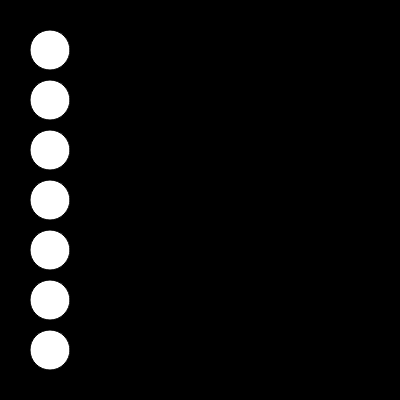
Frame 1 (no input)
Frame 60 (no input): identical to frame 1, image omitted
Frame 120 (the mouse pressed at the canvas centre since frame 60): identical to frame 1, image omitted

The p5.js sketch that drew this single still picture (run headless with seeded random() and noise() and a simulated clock; from frame 60 on, the mouse is pressed at the canvas centre):

// p5.js sketch
// ── sketch.js


function setup() {
  createCanvas(400, 400)
}

function draw() {
  background(0)
  // //draw a row of circles
  // ellipse(50, 50, 40, 40)
  // ellipse(100, 50, 40, 40)
  // ellipse(150, 50, 40, 40)
  // ellipse(200, 50, 40, 40)
  // ellipse(250, 50, 40, 40)
  // ellipse(300, 50, 40, 40)
  // ellipse(350, 50, 40, 40)

  //draw a row of circles via while loop
  // let x = 50
  // // console.log(x)
  // while(x<=350){
  //   ellipse(x,50,40,40)
  //   x+=50
  // }
  let y = 50
  // console.log(x)
  while(y<height){
    ellipse(50,y,40,40)
    y+=50
  }
  // console.log(x)
}

// ── bullseye.js
function setup(){
    createCanvas(400,400)
}

function draw(){
    background(220)

}
// ── bullseye2.js
let thickness = 15, gap = 50
let randomColor
function setup(){
    createCanvas(600,600)
    ellipseMode(RADIUS)
    frameRate(10)
    randomColor = color(random(256),random(256),random(256))
}

function draw(){
    background(220)
    let radius = 300
    // translate(width/2, height/2)
    // ellipse(0,0,radius)
    // translate(100,50)
    // ellipse(0,0,radius)
    while(radius>=50){
        strokeWeight(thickness)
        // stroke('red')
        stroke(0)
        randomColor = color(random(256),random(256),random(256))
        // check the distance between mouse pointer and center of canvas
        let distance = dist(width/2, height/2, mouseX, mouseY)
        if(distance < radius){
            fill('yellow') //if on the circle
        }else {
            fill('red') //otherwise
        }
        ellipse(width/2,height/2,radius)
        radius = radius - gap
    }

}
// ── diagonal.js
function setup(){
    createCanvas(400,400)
}

function draw(){
    background(0)
    //diagonal top-left to bottom-right
    let x = 50, y = 50
    while(x<width){
        ellipse(x, y, 40, 40)
        x+=50
        y+=50
    }
    //diagonal top-right to bottom-left
    x = 350, y = 50
    while(x>=50){
        ellipse(x,y,40,40)
        x-=50
        y+=50
    }

}
